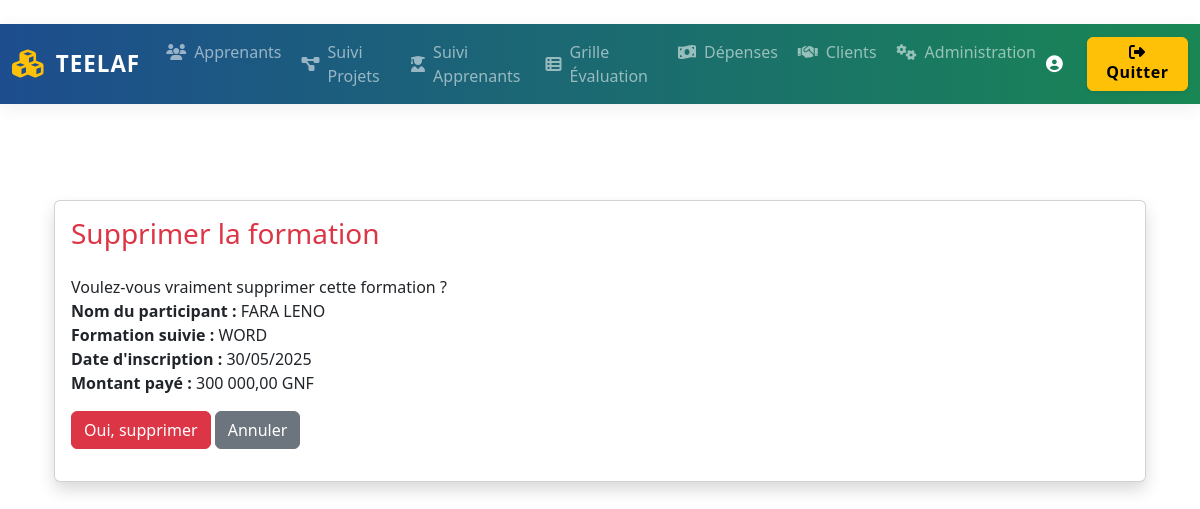
/depenses/formation/supprimer/1/, run on the app's committed database.
### teelaf/Depenses/models.py (models this page shows, shortened)
class FraisFormation(models.Model):
    prenom_nom = models.CharField(max_length=255)
    date_inscription = models.DateField()
    formation_suivie = models.CharField(max_length=255)
    frais_formation = models.DecimalField(max_digits=10, decimal_places=2)
    inscription = models.DecimalField(
        max_digits=10, decimal_places=2, blank=True, null=True
    )  # <-- Non obligatoire
    avance_payer = models.DecimalField(
        max_digits=10, decimal_places=2, blank=True, null=True
    )  # <-- Non obligatoire
    date_fin = models.DateField()

### teelaf/Depenses/views.py (the view)
# urls.py: path('formation/supprimer/<int:pk>/', views.supprimer_formation, name='supprimer_formation'),
def supprimer_formation(request, pk):
    formation = get_object_or_404(FraisFormation, pk=pk)
    if request.method == 'POST':
        formation.delete()
        return redirect('depenses_main')
    return render(request, 'Depenses/supprimer_formation.html', {'formation': formation})

### teelaf/templates/Depenses/supprimer_formation.html (shortened to what this page needs)
{% extends 'base.html' %}
{% load humanize %}
{% block content %}
<div class="container mt-5">
    <div class="card shadow">
        <div class="card-body">
            <h3 class="mb-4 text-danger">Supprimer la formation</h3>
            <p>
                Voulez-vous vraiment supprimer cette formation&nbsp;?<br>
                <strong>Nom du participant&nbsp;:</strong> {{ formation.prenom_nom }}<br>
                <strong>Formation suivie&nbsp;:</strong> {{ formation.formation_suivie }}<br>
                <strong>Date d'inscription&nbsp;:</strong> {{ formation.date_inscription|date:"d/m/Y" }}<br>
                <strong>Montant payé&nbsp;:</strong> {{ formation.avance_payer|default:0|intcomma }} GNF
            </p>
            <form method="post">
                <button type="submit" class="btn btn-danger">Oui, supprimer</button>
                <a href="{% url 'depenses_main' %}" class="btn btn-secondary">Annuler</a>
            </form>
        </div>
    </div>
</div>
{% endblock %}

### data on the page
FraisFormation: prenom_nom "FARA LENO", formation_suivie "WORD", date_inscription "30/05/2025", avance_payer "300 000,00"
